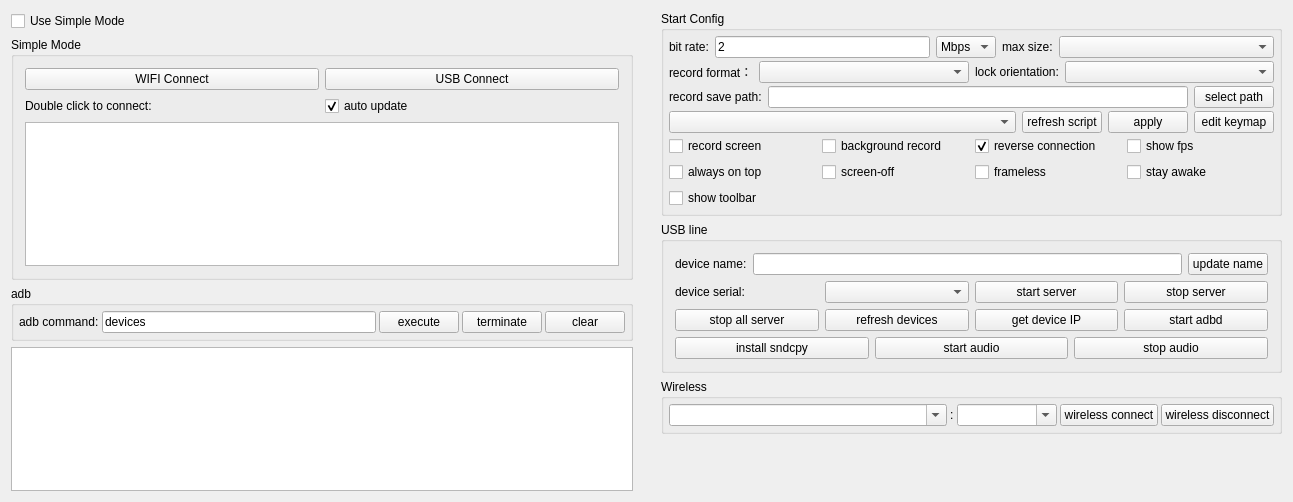
<?xml version="1.0" encoding="UTF-8"?>
<ui version="4.0">
 <class>Widget</class>
 <widget class="QWidget" name="Widget">
  <property name="geometry">
   <rect>
    <x>0</x>
    <y>0</y>
    <width>1293</width>
    <height>502</height>
   </rect>
  </property>
  <property name="windowTitle">
   <string notr="true">Zentroid</string>
  </property>
  <layout class="QHBoxLayout" name="horizontalLayout_11">
   <property name="leftMargin">
    <number>0</number>
   </property>
   <property name="topMargin">
    <number>0</number>
   </property>
   <property name="rightMargin">
    <number>0</number>
   </property>
   <property name="bottomMargin">
    <number>0</number>
   </property>
   <item>
    <widget class="QWidget" name="leftWidget" native="true">
     <property name="sizePolicy">
      <sizepolicy hsizetype="Preferred" vsizetype="Preferred">
       <horstretch>0</horstretch>
       <verstretch>0</verstretch>
      </sizepolicy>
     </property>
     <layout class="QVBoxLayout" name="verticalLayout_5">
      <item>
       <widget class="QCheckBox" name="useSingleModeCheck">
        <property name="sizePolicy">
         <sizepolicy hsizetype="Preferred" vsizetype="Maximum">
          <horstretch>0</horstretch>
          <verstretch>0</verstretch>
         </sizepolicy>
        </property>
        <property name="styleSheet">
         <string notr="true"/>
        </property>
        <property name="text">
         <string>Use Simple Mode</string>
        </property>
        <property name="checked">
         <bool>false</bool>
        </property>
       </widget>
      </item>
      <item>
       <widget class="QGroupBox" name="simpleGroupBox">
        <property name="sizePolicy">
         <sizepolicy hsizetype="Preferred" vsizetype="Preferred">
          <horstretch>0</horstretch>
          <verstretch>0</verstretch>
         </sizepolicy>
        </property>
        <property name="title">
         <string>Simple Mode</string>
        </property>
        <property name="checkable">
         <bool>false</bool>
        </property>
        <layout class="QVBoxLayout" name="verticalLayout_4">
         <item>
          <layout class="QHBoxLayout" name="horizontalLayout_9">
           <item>
            <widget class="QPushButton" name="wifiConnectBtn">
             <property name="sizePolicy">
              <sizepolicy hsizetype="Preferred" vsizetype="Maximum">
               <horstretch>0</horstretch>
               <verstretch>0</verstretch>
              </sizepolicy>
             </property>
             <property name="text">
              <string>WIFI Connect</string>
             </property>
            </widget>
           </item>
           <item>
            <widget class="QPushButton" name="usbConnectBtn">
             <property name="sizePolicy">
              <sizepolicy hsizetype="Preferred" vsizetype="Maximum">
               <horstretch>0</horstretch>
               <verstretch>0</verstretch>
              </sizepolicy>
             </property>
             <property name="text">
              <string>USB Connect</string>
             </property>
            </widget>
           </item>
          </layout>
         </item>
         <item>
          <layout class="QHBoxLayout" name="horizontalLayout_13">
           <property name="topMargin">
            <number>0</number>
           </property>
           <item>
            <widget class="QLabel" name="label_10">
             <property name="sizePolicy">
              <sizepolicy hsizetype="Preferred" vsizetype="Preferred">
               <horstretch>0</horstretch>
               <verstretch>0</verstretch>
              </sizepolicy>
             </property>
             <property name="text">
              <string>Double click to connect:</string>
             </property>
            </widget>
           </item>
           <item>
            <widget class="QCheckBox" name="autoUpdatecheckBox">
             <property name="sizePolicy">
              <sizepolicy hsizetype="Preferred" vsizetype="Preferred">
               <horstretch>0</horstretch>
               <verstretch>0</verstretch>
              </sizepolicy>
             </property>
             <property name="text">
              <string>auto update</string>
             </property>
             <property name="checked">
              <bool>true</bool>
             </property>
            </widget>
           </item>
          </layout>
         </item>
         <item>
          <widget class="QListWidget" name="connectedPhoneList">
           <property name="sizePolicy">
            <sizepolicy hsizetype="Preferred" vsizetype="Preferred">
             <horstretch>0</horstretch>
             <verstretch>0</verstretch>
            </sizepolicy>
           </property>
          </widget>
         </item>
        </layout>
       </widget>
      </item>
      <item>
       <widget class="QGroupBox" name="adbGroupBox">
        <property name="sizePolicy">
         <sizepolicy hsizetype="Preferred" vsizetype="Maximum">
          <horstretch>0</horstretch>
          <verstretch>0</verstretch>
         </sizepolicy>
        </property>
        <property name="title">
         <string notr="true">adb</string>
        </property>
        <layout class="QHBoxLayout" name="horizontalLayout_2">
         <property name="spacing">
          <number>3</number>
         </property>
         <property name="leftMargin">
          <number>5</number>
         </property>
         <property name="topMargin">
          <number>5</number>
         </property>
         <property name="rightMargin">
          <number>5</number>
         </property>
         <property name="bottomMargin">
          <number>5</number>
         </property>
         <item>
          <widget class="QLabel" name="label_7">
           <property name="sizePolicy">
            <sizepolicy hsizetype="Maximum" vsizetype="Preferred">
             <horstretch>0</horstretch>
             <verstretch>0</verstretch>
            </sizepolicy>
           </property>
           <property name="text">
            <string>adb command:</string>
           </property>
           <property name="buddy">
            <cstring>adbCommandEdt</cstring>
           </property>
          </widget>
         </item>
         <item>
          <widget class="QLineEdit" name="adbCommandEdt">
           <property name="sizePolicy">
            <sizepolicy hsizetype="MinimumExpanding" vsizetype="Preferred">
             <horstretch>0</horstretch>
             <verstretch>0</verstretch>
            </sizepolicy>
           </property>
           <property name="text">
            <string notr="true">devices</string>
           </property>
          </widget>
         </item>
         <item>
          <widget class="QPushButton" name="adbCommandBtn">
           <property name="sizePolicy">
            <sizepolicy hsizetype="Maximum" vsizetype="Preferred">
             <horstretch>0</horstretch>
             <verstretch>0</verstretch>
            </sizepolicy>
           </property>
           <property name="text">
            <string>execute</string>
           </property>
          </widget>
         </item>
         <item>
          <widget class="QPushButton" name="stopAdbBtn">
           <property name="sizePolicy">
            <sizepolicy hsizetype="Maximum" vsizetype="Preferred">
             <horstretch>0</horstretch>
             <verstretch>0</verstretch>
            </sizepolicy>
           </property>
           <property name="text">
            <string>terminate</string>
           </property>
          </widget>
         </item>
         <item>
          <widget class="QPushButton" name="clearOut">
           <property name="sizePolicy">
            <sizepolicy hsizetype="Maximum" vsizetype="Preferred">
             <horstretch>0</horstretch>
             <verstretch>0</verstretch>
            </sizepolicy>
           </property>
           <property name="text">
            <string>clear</string>
           </property>
          </widget>
         </item>
        </layout>
       </widget>
      </item>
      <item>
       <widget class="QTextEdit" name="outEdit">
        <property name="sizePolicy">
         <sizepolicy hsizetype="Preferred" vsizetype="Preferred">
          <horstretch>0</horstretch>
          <verstretch>0</verstretch>
         </sizepolicy>
        </property>
        <property name="focusPolicy">
         <enum>Qt::NoFocus</enum>
        </property>
        <property name="documentTitle">
         <string/>
        </property>
        <property name="readOnly">
         <bool>true</bool>
        </property>
       </widget>
      </item>
     </layout>
    </widget>
   </item>
   <item>
    <widget class="QWidget" name="rightWidget" native="true">
     <property name="sizePolicy">
      <sizepolicy hsizetype="MinimumExpanding" vsizetype="Preferred">
       <horstretch>0</horstretch>
       <verstretch>0</verstretch>
      </sizepolicy>
     </property>
     <layout class="QVBoxLayout" name="verticalLayout_6">
      <item>
       <widget class="QGroupBox" name="configGroupBox">
        <property name="sizePolicy">
         <sizepolicy hsizetype="Preferred" vsizetype="Preferred">
          <horstretch>0</horstretch>
          <verstretch>0</verstretch>
         </sizepolicy>
        </property>
        <property name="title">
         <string>Start Config</string>
        </property>
        <layout class="QVBoxLayout" name="verticalLayout_3">
         <property name="spacing">
          <number>3</number>
         </property>
         <property name="leftMargin">
          <number>5</number>
         </property>
         <property name="topMargin">
          <number>5</number>
         </property>
         <property name="rightMargin">
          <number>5</number>
         </property>
         <property name="bottomMargin">
          <number>5</number>
         </property>
         <item>
          <widget class="QWidget" name="configWidget1" native="true">
           <property name="sizePolicy">
            <sizepolicy hsizetype="Preferred" vsizetype="Preferred">
             <horstretch>0</horstretch>
             <verstretch>0</verstretch>
            </sizepolicy>
           </property>
           <layout class="QHBoxLayout" name="horizontalLayout_5">
            <property name="leftMargin">
             <number>0</number>
            </property>
            <property name="topMargin">
             <number>0</number>
            </property>
            <property name="rightMargin">
             <number>0</number>
            </property>
            <property name="bottomMargin">
             <number>0</number>
            </property>
            <item>
             <widget class="QLabel" name="label_3">
              <property name="sizePolicy">
               <sizepolicy hsizetype="Maximum" vsizetype="Preferred">
                <horstretch>0</horstretch>
                <verstretch>0</verstretch>
               </sizepolicy>
              </property>
              <property name="text">
               <string>bit rate:</string>
              </property>
             </widget>
            </item>
            <item>
             <widget class="QLineEdit" name="bitRateEdit">
              <property name="sizePolicy">
               <sizepolicy hsizetype="Preferred" vsizetype="Preferred">
                <horstretch>0</horstretch>
                <verstretch>0</verstretch>
               </sizepolicy>
              </property>
              <property name="text">
               <string notr="true">2</string>
              </property>
             </widget>
            </item>
            <item>
             <widget class="QComboBox" name="bitRateBox">
              <property name="sizePolicy">
               <sizepolicy hsizetype="Maximum" vsizetype="Preferred">
                <horstretch>0</horstretch>
                <verstretch>0</verstretch>
               </sizepolicy>
              </property>
              <property name="toolTip">
               <string/>
              </property>
              <property name="currentText">
               <string notr="true">Mbps</string>
              </property>
              <item>
               <property name="text">
                <string notr="true">Mbps</string>
               </property>
              </item>
              <item>
               <property name="text">
                <string notr="true">Kbps</string>
               </property>
              </item>
             </widget>
            </item>
            <item>
             <widget class="QLabel" name="label_4">
              <property name="sizePolicy">
               <sizepolicy hsizetype="Maximum" vsizetype="Preferred">
                <horstretch>0</horstretch>
                <verstretch>0</verstretch>
               </sizepolicy>
              </property>
              <property name="text">
               <string>max size:</string>
              </property>
             </widget>
            </item>
            <item>
             <widget class="QComboBox" name="maxSizeBox">
              <property name="sizePolicy">
               <sizepolicy hsizetype="Preferred" vsizetype="Preferred">
                <horstretch>0</horstretch>
                <verstretch>0</verstretch>
               </sizepolicy>
              </property>
              <property name="toolTip">
               <string/>
              </property>
             </widget>
            </item>
           </layout>
          </widget>
         </item>
         <item>
          <widget class="QWidget" name="configWidget5" native="true">
           <property name="sizePolicy">
            <sizepolicy hsizetype="Preferred" vsizetype="Preferred">
             <horstretch>0</horstretch>
             <verstretch>0</verstretch>
            </sizepolicy>
           </property>
           <layout class="QHBoxLayout" name="horizontalLayout_7">
            <property name="leftMargin">
             <number>0</number>
            </property>
            <property name="topMargin">
             <number>0</number>
            </property>
            <property name="rightMargin">
             <number>0</number>
            </property>
            <property name="bottomMargin">
             <number>0</number>
            </property>
            <item>
             <widget class="QLabel" name="label_6">
              <property name="sizePolicy">
               <sizepolicy hsizetype="Maximum" vsizetype="Preferred">
                <horstretch>0</horstretch>
                <verstretch>0</verstretch>
               </sizepolicy>
              </property>
              <property name="text">
               <string>record format：</string>
              </property>
             </widget>
            </item>
            <item>
             <widget class="QComboBox" name="formatBox">
              <property name="sizePolicy">
               <sizepolicy hsizetype="Preferred" vsizetype="Preferred">
                <horstretch>0</horstretch>
                <verstretch>0</verstretch>
               </sizepolicy>
              </property>
             </widget>
            </item>
            <item>
             <widget class="QLabel" name="label_8">
              <property name="sizePolicy">
               <sizepolicy hsizetype="Maximum" vsizetype="Preferred">
                <horstretch>0</horstretch>
                <verstretch>0</verstretch>
               </sizepolicy>
              </property>
              <property name="text">
               <string>lock orientation:</string>
              </property>
             </widget>
            </item>
            <item>
             <widget class="QComboBox" name="lockOrientationBox">
              <property name="sizePolicy">
               <sizepolicy hsizetype="Preferred" vsizetype="Preferred">
                <horstretch>0</horstretch>
                <verstretch>0</verstretch>
               </sizepolicy>
              </property>
             </widget>
            </item>
           </layout>
          </widget>
         </item>
         <item>
          <widget class="QWidget" name="configWidget2" native="true">
           <property name="sizePolicy">
            <sizepolicy hsizetype="Preferred" vsizetype="Preferred">
             <horstretch>0</horstretch>
             <verstretch>0</verstretch>
            </sizepolicy>
           </property>
           <layout class="QHBoxLayout" name="horizontalLayout_6">
            <property name="leftMargin">
             <number>0</number>
            </property>
            <property name="topMargin">
             <number>0</number>
            </property>
            <property name="rightMargin">
             <number>0</number>
            </property>
            <property name="bottomMargin">
             <number>0</number>
            </property>
            <item>
             <widget class="QLabel" name="label_5">
              <property name="sizePolicy">
               <sizepolicy hsizetype="Preferred" vsizetype="Preferred">
                <horstretch>0</horstretch>
                <verstretch>0</verstretch>
               </sizepolicy>
              </property>
              <property name="text">
               <string>record save path:</string>
              </property>
              <property name="buddy">
               <cstring>recordPathEdt</cstring>
              </property>
             </widget>
            </item>
            <item>
             <widget class="QLineEdit" name="recordPathEdt">
              <property name="sizePolicy">
               <sizepolicy hsizetype="MinimumExpanding" vsizetype="Preferred">
                <horstretch>0</horstretch>
                <verstretch>0</verstretch>
               </sizepolicy>
              </property>
              <property name="readOnly">
               <bool>true</bool>
              </property>
             </widget>
            </item>
            <item>
             <widget class="QPushButton" name="selectRecordPathBtn">
              <property name="sizePolicy">
               <sizepolicy hsizetype="Preferred" vsizetype="Preferred">
                <horstretch>0</horstretch>
                <verstretch>0</verstretch>
               </sizepolicy>
              </property>
              <property name="text">
               <string>select path</string>
              </property>
              <property name="autoDefault">
               <bool>false</bool>
              </property>
             </widget>
            </item>
           </layout>
          </widget>
         </item>
         <item>
          <widget class="QWidget" name="configWidget4" native="true">
           <property name="sizePolicy">
            <sizepolicy hsizetype="Preferred" vsizetype="Preferred">
             <horstretch>0</horstretch>
             <verstretch>0</verstretch>
            </sizepolicy>
           </property>
           <layout class="QHBoxLayout" name="horizontalLayout_8">
            <property name="leftMargin">
             <number>0</number>
            </property>
            <property name="topMargin">
             <number>0</number>
            </property>
            <property name="rightMargin">
             <number>0</number>
            </property>
            <property name="bottomMargin">
             <number>0</number>
            </property>
            <item>
             <widget class="QComboBox" name="gameBox">
              <property name="sizePolicy">
               <sizepolicy hsizetype="MinimumExpanding" vsizetype="Preferred">
                <horstretch>0</horstretch>
                <verstretch>0</verstretch>
               </sizepolicy>
              </property>
             </widget>
            </item>
            <item>
             <widget class="QPushButton" name="refreshGameScriptBtn">
              <property name="sizePolicy">
               <sizepolicy hsizetype="Preferred" vsizetype="Preferred">
                <horstretch>0</horstretch>
                <verstretch>0</verstretch>
               </sizepolicy>
              </property>
              <property name="text">
               <string>refresh script</string>
              </property>
             </widget>
            </item>
            <item>
             <widget class="QPushButton" name="applyScriptBtn">
              <property name="sizePolicy">
               <sizepolicy hsizetype="Preferred" vsizetype="Preferred">
                <horstretch>0</horstretch>
                <verstretch>0</verstretch>
               </sizepolicy>
              </property>
              <property name="text">
               <string>apply</string>
              </property>
             </widget>
            </item>
            <item>
             <widget class="QPushButton" name="keymapEditorBtn">
              <property name="sizePolicy">
               <sizepolicy hsizetype="Preferred" vsizetype="Preferred">
                <horstretch>0</horstretch>
                <verstretch>0</verstretch>
               </sizepolicy>
              </property>
              <property name="text">
               <string>edit keymap</string>
              </property>
              <property name="toolTip">
               <string>Open visual keymap editor</string>
              </property>
             </widget>
            </item>
           </layout>
          </widget>
         </item>
         <item>
          <widget class="QWidget" name="configWidget3" native="true">
           <property name="sizePolicy">
            <sizepolicy hsizetype="Preferred" vsizetype="Preferred">
             <horstretch>0</horstretch>
             <verstretch>0</verstretch>
            </sizepolicy>
           </property>
           <layout class="QGridLayout" name="gridLayout">
            <property name="leftMargin">
             <number>0</number>
            </property>
            <property name="topMargin">
             <number>0</number>
            </property>
            <property name="rightMargin">
             <number>0</number>
            </property>
            <property name="bottomMargin">
             <number>0</number>
            </property>
            <item row="0" column="4">
             <widget class="QCheckBox" name="fpsCheck">
              <property name="sizePolicy">
               <sizepolicy hsizetype="Preferred" vsizetype="Preferred">
                <horstretch>0</horstretch>
                <verstretch>0</verstretch>
               </sizepolicy>
              </property>
              <property name="text">
               <string>show fps</string>
              </property>
             </widget>
            </item>
            <item row="0" column="1">
             <widget class="QCheckBox" name="notDisplayCheck">
              <property name="sizePolicy">
               <sizepolicy hsizetype="Preferred" vsizetype="Preferred">
                <horstretch>0</horstretch>
                <verstretch>0</verstretch>
               </sizepolicy>
              </property>
              <property name="text">
               <string>background record</string>
              </property>
              <property name="checkable">
               <bool>false</bool>
              </property>
             </widget>
            </item>
            <item row="1" column="0">
             <widget class="QCheckBox" name="alwaysTopCheck">
              <property name="sizePolicy">
               <sizepolicy hsizetype="Preferred" vsizetype="Preferred">
                <horstretch>0</horstretch>
                <verstretch>0</verstretch>
               </sizepolicy>
              </property>
              <property name="text">
               <string>always on top</string>
              </property>
              <property name="checked">
               <bool>false</bool>
              </property>
             </widget>
            </item>
            <item row="0" column="0">
             <widget class="QCheckBox" name="recordScreenCheck">
              <property name="sizePolicy">
               <sizepolicy hsizetype="Preferred" vsizetype="Preferred">
                <horstretch>0</horstretch>
                <verstretch>0</verstretch>
               </sizepolicy>
              </property>
              <property name="text">
               <string>record screen</string>
              </property>
             </widget>
            </item>
            <item row="0" column="3">
             <widget class="QCheckBox" name="useReverseCheck">
              <property name="sizePolicy">
               <sizepolicy hsizetype="Preferred" vsizetype="Preferred">
                <horstretch>0</horstretch>
                <verstretch>0</verstretch>
               </sizepolicy>
              </property>
              <property name="text">
               <string>reverse connection</string>
              </property>
              <property name="checked">
               <bool>true</bool>
              </property>
             </widget>
            </item>
            <item row="1" column="1">
             <widget class="QCheckBox" name="closeScreenCheck">
              <property name="sizePolicy">
               <sizepolicy hsizetype="Preferred" vsizetype="Preferred">
                <horstretch>0</horstretch>
                <verstretch>0</verstretch>
               </sizepolicy>
              </property>
              <property name="text">
               <string>screen-off</string>
              </property>
             </widget>
            </item>
            <item row="1" column="3">
             <widget class="QCheckBox" name="framelessCheck">
              <property name="sizePolicy">
               <sizepolicy hsizetype="Preferred" vsizetype="Preferred">
                <horstretch>0</horstretch>
                <verstretch>0</verstretch>
               </sizepolicy>
              </property>
              <property name="text">
               <string>frameless</string>
              </property>
             </widget>
            </item>
            <item row="1" column="4">
             <widget class="QCheckBox" name="stayAwakeCheck">
              <property name="sizePolicy">
               <sizepolicy hsizetype="Preferred" vsizetype="Preferred">
                <horstretch>0</horstretch>
                <verstretch>0</verstretch>
               </sizepolicy>
              </property>
              <property name="text">
               <string>stay awake</string>
              </property>
             </widget>
            </item>
            <item row="2" column="0">
             <widget class="QCheckBox" name="showToolbar">
              <property name="text">
               <string>show toolbar</string>
              </property>
             </widget>
            </item>
           </layout>
          </widget>
         </item>
        </layout>
       </widget>
      </item>
      <item>
       <widget class="QGroupBox" name="usbGroupBox">
        <property name="sizePolicy">
         <sizepolicy hsizetype="Preferred" vsizetype="Preferred">
          <horstretch>0</horstretch>
          <verstretch>0</verstretch>
         </sizepolicy>
        </property>
        <property name="title">
         <string>USB line</string>
        </property>
        <layout class="QVBoxLayout" name="verticalLayout">
         <item>
          <layout class="QHBoxLayout" name="horizontalLayout_10">
           <item>
            <widget class="QLabel" name="label_9">
             <property name="sizePolicy">
              <sizepolicy hsizetype="Preferred" vsizetype="Preferred">
               <horstretch>0</horstretch>
               <verstretch>0</verstretch>
              </sizepolicy>
             </property>
             <property name="text">
              <string>device name:</string>
             </property>
            </widget>
           </item>
           <item>
            <widget class="QLineEdit" name="userNameEdt">
             <property name="sizePolicy">
              <sizepolicy hsizetype="MinimumExpanding" vsizetype="Preferred">
               <horstretch>0</horstretch>
               <verstretch>0</verstretch>
              </sizepolicy>
             </property>
            </widget>
           </item>
           <item>
            <widget class="QPushButton" name="updateNameBtn">
             <property name="sizePolicy">
              <sizepolicy hsizetype="Preferred" vsizetype="Preferred">
               <horstretch>0</horstretch>
               <verstretch>0</verstretch>
              </sizepolicy>
             </property>
             <property name="text">
              <string>update name</string>
             </property>
             <property name="autoDefault">
              <bool>false</bool>
             </property>
            </widget>
           </item>
          </layout>
         </item>
         <item>
          <widget class="QWidget" name="usbWidget1" native="true">
           <property name="sizePolicy">
            <sizepolicy hsizetype="Preferred" vsizetype="Preferred">
             <horstretch>0</horstretch>
             <verstretch>0</verstretch>
            </sizepolicy>
           </property>
           <layout class="QHBoxLayout" name="horizontalLayout_3">
            <property name="leftMargin">
             <number>0</number>
            </property>
            <property name="topMargin">
             <number>0</number>
            </property>
            <property name="rightMargin">
             <number>0</number>
            </property>
            <property name="bottomMargin">
             <number>0</number>
            </property>
            <item>
             <widget class="QLabel" name="label_2">
              <property name="sizePolicy">
               <sizepolicy hsizetype="Preferred" vsizetype="Preferred">
                <horstretch>0</horstretch>
                <verstretch>0</verstretch>
               </sizepolicy>
              </property>
              <property name="text">
               <string>device serial:</string>
              </property>
             </widget>
            </item>
            <item>
             <widget class="QComboBox" name="serialBox">
              <property name="sizePolicy">
               <sizepolicy hsizetype="Preferred" vsizetype="Preferred">
                <horstretch>0</horstretch>
                <verstretch>0</verstretch>
               </sizepolicy>
              </property>
             </widget>
            </item>
            <item>
             <widget class="QPushButton" name="startServerBtn">
              <property name="sizePolicy">
               <sizepolicy hsizetype="Preferred" vsizetype="Preferred">
                <horstretch>0</horstretch>
                <verstretch>0</verstretch>
               </sizepolicy>
              </property>
              <property name="text">
               <string>start server</string>
              </property>
              <property name="autoDefault">
               <bool>false</bool>
              </property>
             </widget>
            </item>
            <item>
             <widget class="QPushButton" name="stopServerBtn">
              <property name="sizePolicy">
               <sizepolicy hsizetype="Preferred" vsizetype="Preferred">
                <horstretch>0</horstretch>
                <verstretch>0</verstretch>
               </sizepolicy>
              </property>
              <property name="text">
               <string>stop server</string>
              </property>
              <property name="autoDefault">
               <bool>false</bool>
              </property>
             </widget>
            </item>
           </layout>
          </widget>
         </item>
         <item>
          <widget class="QWidget" name="usbWidget2" native="true">
           <property name="sizePolicy">
            <sizepolicy hsizetype="Preferred" vsizetype="Preferred">
             <horstretch>0</horstretch>
             <verstretch>0</verstretch>
            </sizepolicy>
           </property>
           <layout class="QHBoxLayout" name="horizontalLayout_4">
            <property name="leftMargin">
             <number>0</number>
            </property>
            <property name="topMargin">
             <number>0</number>
            </property>
            <property name="rightMargin">
             <number>0</number>
            </property>
            <property name="bottomMargin">
             <number>0</number>
            </property>
            <item>
             <widget class="QPushButton" name="stopAllServerBtn">
              <property name="sizePolicy">
               <sizepolicy hsizetype="Preferred" vsizetype="Preferred">
                <horstretch>0</horstretch>
                <verstretch>0</verstretch>
               </sizepolicy>
              </property>
              <property name="text">
               <string>stop all server</string>
              </property>
             </widget>
            </item>
            <item>
             <widget class="QPushButton" name="updateDevice">
              <property name="sizePolicy">
               <sizepolicy hsizetype="Preferred" vsizetype="Preferred">
                <horstretch>0</horstretch>
                <verstretch>0</verstretch>
               </sizepolicy>
              </property>
              <property name="text">
               <string>refresh devices</string>
              </property>
              <property name="autoDefault">
               <bool>false</bool>
              </property>
             </widget>
            </item>
            <item>
             <widget class="QPushButton" name="getIPBtn">
              <property name="sizePolicy">
               <sizepolicy hsizetype="Preferred" vsizetype="Preferred">
                <horstretch>0</horstretch>
                <verstretch>0</verstretch>
               </sizepolicy>
              </property>
              <property name="text">
               <string>get device IP</string>
              </property>
              <property name="autoDefault">
               <bool>false</bool>
              </property>
             </widget>
            </item>
            <item>
             <widget class="QPushButton" name="startAdbdBtn">
              <property name="sizePolicy">
               <sizepolicy hsizetype="Preferred" vsizetype="Preferred">
                <horstretch>0</horstretch>
                <verstretch>0</verstretch>
               </sizepolicy>
              </property>
              <property name="text">
               <string>start adbd</string>
              </property>
              <property name="autoDefault">
               <bool>false</bool>
              </property>
             </widget>
            </item>
           </layout>
          </widget>
         </item>
         <item>
          <widget class="QWidget" name="usbWidget3" native="true">
           <layout class="QHBoxLayout" name="horizontalLayout_12">
            <property name="leftMargin">
             <number>0</number>
            </property>
            <property name="topMargin">
             <number>0</number>
            </property>
            <property name="rightMargin">
             <number>0</number>
            </property>
            <property name="bottomMargin">
             <number>0</number>
            </property>
            <item>
             <widget class="QPushButton" name="installSndcpyBtn">
              <property name="sizePolicy">
               <sizepolicy hsizetype="Preferred" vsizetype="Preferred">
                <horstretch>0</horstretch>
                <verstretch>0</verstretch>
               </sizepolicy>
              </property>
              <property name="text">
               <string>install sndcpy</string>
              </property>
             </widget>
            </item>
            <item>
             <widget class="QPushButton" name="startAudioBtn">
              <property name="sizePolicy">
               <sizepolicy hsizetype="Preferred" vsizetype="Preferred">
                <horstretch>0</horstretch>
                <verstretch>0</verstretch>
               </sizepolicy>
              </property>
              <property name="text">
               <string>start audio</string>
              </property>
             </widget>
            </item>
            <item>
             <widget class="QPushButton" name="stopAudioBtn">
              <property name="sizePolicy">
               <sizepolicy hsizetype="Preferred" vsizetype="Preferred">
                <horstretch>0</horstretch>
                <verstretch>0</verstretch>
               </sizepolicy>
              </property>
              <property name="text">
               <string>stop audio</string>
              </property>
             </widget>
            </item>
           </layout>
          </widget>
         </item>
        </layout>
       </widget>
      </item>
      <item>
       <widget class="QGroupBox" name="wirelessGroupBox">
        <property name="sizePolicy">
         <sizepolicy hsizetype="Preferred" vsizetype="Preferred">
          <horstretch>0</horstretch>
          <verstretch>0</verstretch>
         </sizepolicy>
        </property>
        <property name="title">
         <string>Wireless</string>
        </property>
        <layout class="QHBoxLayout" name="horizontalLayout">
         <property name="spacing">
          <number>3</number>
         </property>
         <property name="leftMargin">
          <number>5</number>
         </property>
         <property name="topMargin">
          <number>5</number>
         </property>
         <property name="rightMargin">
          <number>5</number>
         </property>
         <property name="bottomMargin">
          <number>5</number>
         </property>
         <item>
          <widget class="QComboBox" name="deviceIpEdt">
           <property name="sizePolicy">
            <sizepolicy hsizetype="MinimumExpanding" vsizetype="Preferred">
             <horstretch>0</horstretch>
             <verstretch>0</verstretch>
            </sizepolicy>
           </property>
           <property name="minimumSize">
            <size>
             <width>200</width>
             <height>0</height>
            </size>
           </property>
           <property name="editable">
            <bool>true</bool>
           </property>
           <property name="currentText">
            <string/>
           </property>
          </widget>
         </item>
         <item>
          <widget class="QLabel" name="label">
           <property name="sizePolicy">
            <sizepolicy hsizetype="Maximum" vsizetype="Preferred">
             <horstretch>0</horstretch>
             <verstretch>0</verstretch>
            </sizepolicy>
           </property>
           <property name="text">
            <string notr="true">:</string>
           </property>
          </widget>
         </item>
         <item>
          <widget class="QComboBox" name="devicePortEdt">
           <property name="sizePolicy">
            <sizepolicy hsizetype="Maximum" vsizetype="Preferred">
             <horstretch>0</horstretch>
             <verstretch>0</verstretch>
            </sizepolicy>
           </property>
           <property name="minimumSize">
            <size>
             <width>100</width>
             <height>0</height>
            </size>
           </property>
           <property name="editable">
            <bool>true</bool>
           </property>
           <property name="currentText">
            <string/>
           </property>
          </widget>
         </item>
         <item>
          <widget class="QPushButton" name="wirelessConnectBtn">
           <property name="sizePolicy">
            <sizepolicy hsizetype="Preferred" vsizetype="Preferred">
             <horstretch>0</horstretch>
             <verstretch>0</verstretch>
            </sizepolicy>
           </property>
           <property name="text">
            <string>wireless connect</string>
           </property>
           <property name="autoDefault">
            <bool>false</bool>
           </property>
          </widget>
         </item>
         <item>
          <widget class="QPushButton" name="wirelessDisConnectBtn">
           <property name="sizePolicy">
            <sizepolicy hsizetype="Preferred" vsizetype="Preferred">
             <horstretch>0</horstretch>
             <verstretch>0</verstretch>
            </sizepolicy>
           </property>
           <property name="text">
            <string>wireless disconnect</string>
           </property>
           <property name="autoDefault">
            <bool>false</bool>
           </property>
          </widget>
         </item>
        </layout>
       </widget>
      </item>
      <item>
       <spacer name="verticalSpacer">
        <property name="sizePolicy">
         <sizepolicy hsizetype="Minimum" vsizetype="Expanding">
          <horstretch>0</horstretch>
          <verstretch>0</verstretch>
         </sizepolicy>
        </property>
        <property name="orientation">
         <enum>Qt::Vertical</enum>
        </property>
        <property name="sizeType">
         <enum>QSizePolicy::Expanding</enum>
        </property>
        <property name="sizeHint" stdset="0">
         <size>
          <width>40</width>
          <height>20</height>
         </size>
        </property>
       </spacer>
      </item>
     </layout>
    </widget>
   </item>
  </layout>
 </widget>
 <layoutdefault spacing="6" margin="11"/>
 <tabstops>
  <tabstop>deviceIpEdt</tabstop>
  <tabstop>devicePortEdt</tabstop>
  <tabstop>wirelessConnectBtn</tabstop>
  <tabstop>wirelessDisConnectBtn</tabstop>
  <tabstop>adbCommandEdt</tabstop>
  <tabstop>adbCommandBtn</tabstop>
  <tabstop>stopAdbBtn</tabstop>
  <tabstop>clearOut</tabstop>
 </tabstops>
 <resources/>
 <connections/>
</ui>
